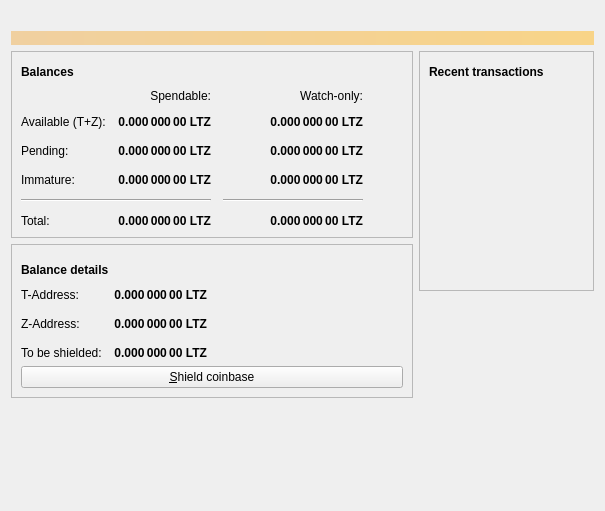
<?xml version="1.0" encoding="UTF-8"?>
<ui version="4.0">
 <class>OverviewPage</class>
 <widget class="QWidget" name="OverviewPage">
  <property name="geometry">
   <rect>
    <x>0</x>
    <y>0</y>
    <width>605</width>
    <height>511</height>
   </rect>
  </property>
  <property name="windowTitle">
   <string>Form</string>
  </property>
  <layout class="QVBoxLayout" name="topLayout">
   <item>
    <widget class="QLabel" name="labelLogo">
     <property name="text">
      <string/>
     </property>
     <property name="pixmap">
      <pixmap resource="../bitcoin.qrc">:/images/logo</pixmap>
     </property>
     <property name="margin">
      <number>10</number>
     </property>
    </widget>
   </item>
   <item>
    <widget class="QLabel" name="labelAlerts">
     <property name="visible">
      <bool>true</bool>
     </property>
     <property name="styleSheet">
      <string notr="true">QLabel { background-color: qlineargradient(x1: 0, y1: 0, x2: 1, y2: 0, stop:0 #F0D0A0, stop:1 #F8D488); color:#000000; }</string>
     </property>
     <property name="wordWrap">
      <bool>true</bool>
     </property>
     <property name="margin">
      <number>3</number>
     </property>
     <property name="textInteractionFlags">
      <set>Qt::TextSelectableByMouse</set>
     </property>
    </widget>
   </item>
   <item>
    <layout class="QHBoxLayout" name="horizontalLayout" stretch="0,1">
     <item>
      <layout class="QVBoxLayout" name="verticalLayout_2">
       <item>
        <widget class="QFrame" name="frame">
         <property name="frameShape">
          <enum>QFrame::StyledPanel</enum>
         </property>
         <property name="frameShadow">
          <enum>QFrame::Raised</enum>
         </property>
         <layout class="QVBoxLayout" name="verticalLayout_4">
          <item>
           <layout class="QHBoxLayout" name="horizontalLayout_4">
            <item>
             <widget class="QLabel" name="label_5">
              <property name="font">
               <font>
                <weight>75</weight>
                <bold>true</bold>
               </font>
              </property>
              <property name="text">
               <string>Balances</string>
              </property>
             </widget>
            </item>
            <item>
             <widget class="QPushButton" name="labelWalletStatus">
              <property name="enabled">
               <bool>true</bool>
              </property>
              <property name="maximumSize">
               <size>
                <width>30</width>
                <height>16777215</height>
               </size>
              </property>
              <property name="toolTip">
               <string>The displayed information may be out of date. Your wallet automatically synchronizes with the LitecoinZ network after a connection is established, but this process has not completed yet.</string>
              </property>
              <property name="text">
               <string/>
              </property>
              <property name="icon">
               <iconset resource="../bitcoin.qrc">
                <normaloff>:/images/warning</normaloff>
                <normalon>:/images/warning</normalon>
                <disabledoff>:/images/warning</disabledoff>:/images/warning</iconset>
              </property>
              <property name="iconSize">
               <size>
                <width>24</width>
                <height>24</height>
               </size>
              </property>
              <property name="flat">
               <bool>true</bool>
              </property>
             </widget>
            </item>
            <item>
             <spacer name="horizontalSpacer_3">
              <property name="orientation">
               <enum>Qt::Horizontal</enum>
              </property>
              <property name="sizeHint" stdset="0">
               <size>
                <width>40</width>
                <height>20</height>
               </size>
              </property>
             </spacer>
            </item>
           </layout>
          </item>
          <item>
           <layout class="QGridLayout" name="gridLayout">
            <property name="spacing">
             <number>12</number>
            </property>
            <item row="2" column="2">
             <widget class="QLabel" name="labelWatchPending">
              <property name="font">
               <font>
                <weight>75</weight>
                <bold>true</bold>
               </font>
              </property>
              <property name="cursor">
               <cursorShape>IBeamCursor</cursorShape>
              </property>
              <property name="toolTip">
               <string>Unconfirmed transactions to watch-only addresses</string>
              </property>
              <property name="text">
               <string notr="true">0.000 000 00 LTZ</string>
              </property>
              <property name="alignment">
               <set>Qt::AlignRight|Qt::AlignTrailing|Qt::AlignVCenter</set>
              </property>
              <property name="textInteractionFlags">
               <set>Qt::LinksAccessibleByMouse|Qt::TextSelectableByKeyboard|Qt::TextSelectableByMouse</set>
              </property>
             </widget>
            </item>
            <item row="2" column="1">
             <widget class="QLabel" name="labelUnconfirmed">
              <property name="font">
               <font>
                <weight>75</weight>
                <bold>true</bold>
               </font>
              </property>
              <property name="cursor">
               <cursorShape>IBeamCursor</cursorShape>
              </property>
              <property name="toolTip">
               <string>Total of transactions that have yet to be confirmed, and do not yet count toward the spendable balance</string>
              </property>
              <property name="text">
               <string notr="true">0.000 000 00 LTZ</string>
              </property>
              <property name="alignment">
               <set>Qt::AlignRight|Qt::AlignTrailing|Qt::AlignVCenter</set>
              </property>
              <property name="textInteractionFlags">
               <set>Qt::LinksAccessibleByMouse|Qt::TextSelectableByKeyboard|Qt::TextSelectableByMouse</set>
              </property>
             </widget>
            </item>
            <item row="3" column="2">
             <widget class="QLabel" name="labelWatchImmature">
              <property name="font">
               <font>
                <weight>75</weight>
                <bold>true</bold>
               </font>
              </property>
              <property name="cursor">
               <cursorShape>IBeamCursor</cursorShape>
              </property>
              <property name="toolTip">
               <string>Mined balance in watch-only addresses that has not yet matured</string>
              </property>
              <property name="text">
               <string notr="true">0.000 000 00 LTZ</string>
              </property>
              <property name="alignment">
               <set>Qt::AlignRight|Qt::AlignTrailing|Qt::AlignVCenter</set>
              </property>
              <property name="textInteractionFlags">
               <set>Qt::LinksAccessibleByMouse|Qt::TextSelectableByKeyboard|Qt::TextSelectableByMouse</set>
              </property>
             </widget>
            </item>
            <item row="4" column="0" colspan="2">
             <widget class="Line" name="line">
              <property name="orientation">
               <enum>Qt::Horizontal</enum>
              </property>
             </widget>
            </item>
            <item row="4" column="2">
             <widget class="Line" name="lineWatchBalance">
              <property name="sizePolicy">
               <sizepolicy hsizetype="Preferred" vsizetype="Fixed">
                <horstretch>0</horstretch>
                <verstretch>0</verstretch>
               </sizepolicy>
              </property>
              <property name="minimumSize">
               <size>
                <width>140</width>
                <height>0</height>
               </size>
              </property>
              <property name="orientation">
               <enum>Qt::Horizontal</enum>
              </property>
             </widget>
            </item>
            <item row="5" column="0">
             <widget class="QLabel" name="labelTotalText">
              <property name="text">
               <string>Total:</string>
              </property>
             </widget>
            </item>
            <item row="3" column="1">
             <widget class="QLabel" name="labelImmature">
              <property name="font">
               <font>
                <weight>75</weight>
                <bold>true</bold>
               </font>
              </property>
              <property name="cursor">
               <cursorShape>IBeamCursor</cursorShape>
              </property>
              <property name="toolTip">
               <string>Mined balance that has not yet matured</string>
              </property>
              <property name="text">
               <string notr="true">0.000 000 00 LTZ</string>
              </property>
              <property name="alignment">
               <set>Qt::AlignRight|Qt::AlignTrailing|Qt::AlignVCenter</set>
              </property>
              <property name="textInteractionFlags">
               <set>Qt::LinksAccessibleByMouse|Qt::TextSelectableByKeyboard|Qt::TextSelectableByMouse</set>
              </property>
             </widget>
            </item>
            <item row="2" column="3">
             <spacer name="horizontalSpacer_2">
              <property name="orientation">
               <enum>Qt::Horizontal</enum>
              </property>
              <property name="sizeHint" stdset="0">
               <size>
                <width>40</width>
                <height>20</height>
               </size>
              </property>
             </spacer>
            </item>
            <item row="3" column="0">
             <widget class="QLabel" name="labelImmatureText">
              <property name="text">
               <string>Immature:</string>
              </property>
             </widget>
            </item>
            <item row="5" column="1">
             <widget class="QLabel" name="labelTotal">
              <property name="font">
               <font>
                <weight>75</weight>
                <bold>true</bold>
               </font>
              </property>
              <property name="cursor">
               <cursorShape>IBeamCursor</cursorShape>
              </property>
              <property name="toolTip">
               <string>Your current total balance</string>
              </property>
              <property name="text">
               <string notr="true">0.000 000 00 LTZ</string>
              </property>
              <property name="alignment">
               <set>Qt::AlignRight|Qt::AlignTrailing|Qt::AlignVCenter</set>
              </property>
              <property name="textInteractionFlags">
               <set>Qt::LinksAccessibleByMouse|Qt::TextSelectableByKeyboard|Qt::TextSelectableByMouse</set>
              </property>
             </widget>
            </item>
            <item row="5" column="2">
             <widget class="QLabel" name="labelWatchTotal">
              <property name="font">
               <font>
                <weight>75</weight>
                <bold>true</bold>
               </font>
              </property>
              <property name="cursor">
               <cursorShape>IBeamCursor</cursorShape>
              </property>
              <property name="toolTip">
               <string>Current total balance in watch-only addresses</string>
              </property>
              <property name="text">
               <string notr="true">0.000 000 00 LTZ</string>
              </property>
              <property name="alignment">
               <set>Qt::AlignRight|Qt::AlignTrailing|Qt::AlignVCenter</set>
              </property>
              <property name="textInteractionFlags">
               <set>Qt::LinksAccessibleByMouse|Qt::TextSelectableByKeyboard|Qt::TextSelectableByMouse</set>
              </property>
             </widget>
            </item>
            <item row="0" column="2">
             <widget class="QLabel" name="labelWatchonly">
              <property name="text">
               <string>Watch-only:</string>
              </property>
              <property name="alignment">
               <set>Qt::AlignRight|Qt::AlignTrailing|Qt::AlignVCenter</set>
              </property>
             </widget>
            </item>
            <item row="1" column="0">
             <widget class="QLabel" name="labelBalanceText">
              <property name="text">
               <string>Available (T+Z):</string>
              </property>
             </widget>
            </item>
            <item row="1" column="1">
             <widget class="QLabel" name="labelBalance">
              <property name="font">
               <font>
                <weight>75</weight>
                <bold>true</bold>
               </font>
              </property>
              <property name="cursor">
               <cursorShape>IBeamCursor</cursorShape>
              </property>
              <property name="toolTip">
               <string>Your current spendable balance</string>
              </property>
              <property name="text">
               <string notr="true">0.000 000 00 LTZ</string>
              </property>
              <property name="alignment">
               <set>Qt::AlignRight|Qt::AlignTrailing|Qt::AlignVCenter</set>
              </property>
              <property name="textInteractionFlags">
               <set>Qt::LinksAccessibleByMouse|Qt::TextSelectableByKeyboard|Qt::TextSelectableByMouse</set>
              </property>
             </widget>
            </item>
            <item row="1" column="2">
             <widget class="QLabel" name="labelWatchAvailable">
              <property name="font">
               <font>
                <weight>75</weight>
                <bold>true</bold>
               </font>
              </property>
              <property name="cursor">
               <cursorShape>IBeamCursor</cursorShape>
              </property>
              <property name="toolTip">
               <string>Your current balance in watch-only addresses</string>
              </property>
              <property name="text">
               <string notr="true">0.000 000 00 LTZ</string>
              </property>
              <property name="alignment">
               <set>Qt::AlignRight|Qt::AlignTrailing|Qt::AlignVCenter</set>
              </property>
              <property name="textInteractionFlags">
               <set>Qt::LinksAccessibleByMouse|Qt::TextSelectableByKeyboard|Qt::TextSelectableByMouse</set>
              </property>
             </widget>
            </item>
            <item row="2" column="0">
             <widget class="QLabel" name="labelPendingText">
              <property name="text">
               <string>Pending:</string>
              </property>
             </widget>
            </item>
            <item row="0" column="1">
             <widget class="QLabel" name="labelSpendable">
              <property name="text">
               <string>Spendable:</string>
              </property>
              <property name="alignment">
               <set>Qt::AlignRight|Qt::AlignTrailing|Qt::AlignVCenter</set>
              </property>
             </widget>
            </item>
           </layout>
          </item>
         </layout>
        </widget>
       </item>
       <item>
        <widget class="QFrame" name="frame_3">
         <property name="frameShape">
          <enum>QFrame::StyledPanel</enum>
         </property>
         <property name="frameShadow">
          <enum>QFrame::Raised</enum>
         </property>
         <layout class="QGridLayout" name="gridLayout_3">
          <property name="bottomMargin">
           <number>9</number>
          </property>
          <item row="0" column="0">
           <layout class="QHBoxLayout" name="horizontalLayout_3">
            <property name="spacing">
             <number>6</number>
            </property>
            <property name="topMargin">
             <number>6</number>
            </property>
            <property name="rightMargin">
             <number>0</number>
            </property>
            <property name="bottomMargin">
             <number>2</number>
            </property>
            <item>
             <widget class="QLabel" name="label_6">
              <property name="font">
               <font>
                <weight>75</weight>
                <bold>true</bold>
               </font>
              </property>
              <property name="text">
               <string>Balance details</string>
              </property>
             </widget>
            </item>
            <item>
             <spacer name="horizontalSpacer_5">
              <property name="orientation">
               <enum>Qt::Horizontal</enum>
              </property>
              <property name="sizeHint" stdset="0">
               <size>
                <width>40</width>
                <height>20</height>
               </size>
              </property>
             </spacer>
            </item>
           </layout>
          </item>
          <item row="1" column="0">
           <layout class="QGridLayout" name="gridLayout_2">
            <property name="topMargin">
             <number>0</number>
            </property>
            <property name="bottomMargin">
             <number>0</number>
            </property>
            <property name="spacing">
             <number>12</number>
            </property>
            <item row="2" column="0">
             <widget class="QLabel" name="labelUnshieldedText">
              <property name="text">
               <string>To be shielded:</string>
              </property>
             </widget>
            </item>
            <item row="1" column="0">
             <widget class="QLabel" name="labelZBalanceText">
              <property name="text">
               <string>Z-Address:</string>
              </property>
             </widget>
            </item>
            <item row="0" column="1">
             <widget class="QLabel" name="labelTBalance">
              <property name="font">
               <font>
                <weight>75</weight>
                <bold>true</bold>
               </font>
              </property>
              <property name="cursor">
               <cursorShape>IBeamCursor</cursorShape>
              </property>
              <property name="toolTip">
               <string>Your current T-balance</string>
              </property>
              <property name="text">
               <string notr="true">0.000 000 00 LTZ</string>
              </property>
              <property name="alignment">
               <set>Qt::AlignRight|Qt::AlignTrailing|Qt::AlignVCenter</set>
              </property>
              <property name="textInteractionFlags">
               <set>Qt::LinksAccessibleByMouse|Qt::TextSelectableByKeyboard|Qt::TextSelectableByMouse</set>
              </property>
             </widget>
            </item>
            <item row="2" column="1">
             <widget class="QLabel" name="labelUnshielded">
              <property name="font">
               <font>
                <weight>75</weight>
                <bold>true</bold>
               </font>
              </property>
              <property name="cursor">
               <cursorShape>IBeamCursor</cursorShape>
              </property>
              <property name="toolTip">
               <string>Unshielded balance that must be tranfer to z-addr before could be spent</string>
              </property>
              <property name="text">
               <string notr="true">0.000 000 00 LTZ</string>
              </property>
              <property name="alignment">
               <set>Qt::AlignRight|Qt::AlignTrailing|Qt::AlignVCenter</set>
              </property>
              <property name="textInteractionFlags">
               <set>Qt::LinksAccessibleByMouse|Qt::TextSelectableByKeyboard|Qt::TextSelectableByMouse</set>
              </property>
             </widget>
            </item>
            <item row="0" column="0">
             <widget class="QLabel" name="labelTBalanceText">
              <property name="text">
               <string>T-Address:</string>
              </property>
             </widget>
            </item>
            <item row="1" column="1">
             <widget class="QLabel" name="labelZBalance">
              <property name="font">
               <font>
                <weight>75</weight>
                <bold>true</bold>
               </font>
              </property>
              <property name="cursor">
               <cursorShape>IBeamCursor</cursorShape>
              </property>
              <property name="toolTip">
               <string>Your current Z-balance</string>
              </property>
              <property name="text">
               <string notr="true">0.000 000 00 LTZ</string>
              </property>
              <property name="alignment">
               <set>Qt::AlignRight|Qt::AlignTrailing|Qt::AlignVCenter</set>
              </property>
              <property name="textInteractionFlags">
               <set>Qt::LinksAccessibleByMouse|Qt::TextSelectableByKeyboard|Qt::TextSelectableByMouse</set>
              </property>
             </widget>
            </item>
            <item row="1" column="2">
             <spacer name="horizontalSpacer_4">
              <property name="orientation">
               <enum>Qt::Horizontal</enum>
              </property>
              <property name="sizeHint" stdset="0">
               <size>
                <width>40</width>
                <height>20</height>
               </size>
              </property>
             </spacer>
            </item>
           </layout>
          </item>
          <item row="2" column="0">
           <layout class="QFormLayout" name="formLayout">
            <item row="0" column="0" colspan="2">
             <widget class="QPushButton" name="shieldCoinsButton">
              <property name="minimumSize">
               <size>
                <width>150</width>
                <height>0</height>
               </size>
              </property>
              <property name="maximumSize">
               <size>
                <width>16777215</width>
                <height>16777215</height>
               </size>
              </property>
              <property name="toolTip">
               <string>Shield coinbase into z-address</string>
              </property>
              <property name="text">
               <string>&amp;Shield coinbase</string>
              </property>
              <property name="icon">
               <iconset resource="../bitcoin.qrc">
                <normaloff>:/images/shield-warning</normaloff>:/images/shield-warning</iconset>
              </property>
              <property name="iconSize">
               <size>
                <width>16</width>
                <height>16</height>
               </size>
              </property>
              <property name="checkable">
               <bool>false</bool>
              </property>
              <property name="autoExclusive">
               <bool>false</bool>
              </property>
              <property name="autoDefault">
               <bool>false</bool>
              </property>
              <property name="default">
               <bool>false</bool>
              </property>
              <property name="flat">
               <bool>false</bool>
              </property>
             </widget>
            </item>
           </layout>
          </item>
         </layout>
        </widget>
       </item>
       <item>
        <spacer name="verticalSpacer">
         <property name="orientation">
          <enum>Qt::Vertical</enum>
         </property>
         <property name="sizeHint" stdset="0">
          <size>
           <width>20</width>
           <height>40</height>
          </size>
         </property>
        </spacer>
       </item>
      </layout>
     </item>
     <item>
      <layout class="QVBoxLayout" name="verticalLayout_3">
       <item>
        <widget class="QFrame" name="frame_2">
         <property name="frameShape">
          <enum>QFrame::StyledPanel</enum>
         </property>
         <property name="frameShadow">
          <enum>QFrame::Raised</enum>
         </property>
         <layout class="QVBoxLayout" name="verticalLayout">
          <item>
           <layout class="QHBoxLayout" name="horizontalLayout_2">
            <item>
             <widget class="QLabel" name="label_4">
              <property name="font">
               <font>
                <weight>75</weight>
                <bold>true</bold>
               </font>
              </property>
              <property name="text">
               <string>Recent transactions</string>
              </property>
             </widget>
            </item>
            <item>
             <widget class="QPushButton" name="labelTransactionsStatus">
              <property name="enabled">
               <bool>true</bool>
              </property>
              <property name="maximumSize">
               <size>
                <width>30</width>
                <height>16777215</height>
               </size>
              </property>
              <property name="toolTip">
               <string>The displayed information may be out of date. Your wallet automatically synchronizes with the LitecoinZ network after a connection is established, but this process has not completed yet.</string>
              </property>
              <property name="text">
               <string/>
              </property>
              <property name="icon">
               <iconset resource="../bitcoin.qrc">
                <normaloff>:/images/warning</normaloff>
                <disabledoff>:/images/warning</disabledoff>:/images/warning</iconset>
              </property>
              <property name="iconSize">
               <size>
                <width>24</width>
                <height>24</height>
               </size>
              </property>
              <property name="flat">
               <bool>true</bool>
              </property>
             </widget>
            </item>
            <item>
             <spacer name="horizontalSpacer">
              <property name="orientation">
               <enum>Qt::Horizontal</enum>
              </property>
              <property name="sizeHint" stdset="0">
               <size>
                <width>40</width>
                <height>20</height>
               </size>
              </property>
             </spacer>
            </item>
           </layout>
          </item>
          <item>
           <widget class="QListView" name="listTransactions">
            <property name="styleSheet">
             <string notr="true">QListView { background: transparent; }</string>
            </property>
            <property name="frameShape">
             <enum>QFrame::NoFrame</enum>
            </property>
            <property name="verticalScrollBarPolicy">
             <enum>Qt::ScrollBarAlwaysOff</enum>
            </property>
            <property name="horizontalScrollBarPolicy">
             <enum>Qt::ScrollBarAlwaysOff</enum>
            </property>
            <property name="selectionMode">
             <enum>QAbstractItemView::NoSelection</enum>
            </property>
           </widget>
          </item>
         </layout>
        </widget>
       </item>
       <item>
        <spacer name="verticalSpacer_2">
         <property name="orientation">
          <enum>Qt::Vertical</enum>
         </property>
         <property name="sizeHint" stdset="0">
          <size>
           <width>20</width>
           <height>40</height>
          </size>
         </property>
        </spacer>
       </item>
      </layout>
     </item>
    </layout>
   </item>
  </layout>
 </widget>
 <resources>
  <include location="../bitcoin.qrc"/>
 </resources>
 <connections/>
</ui>
